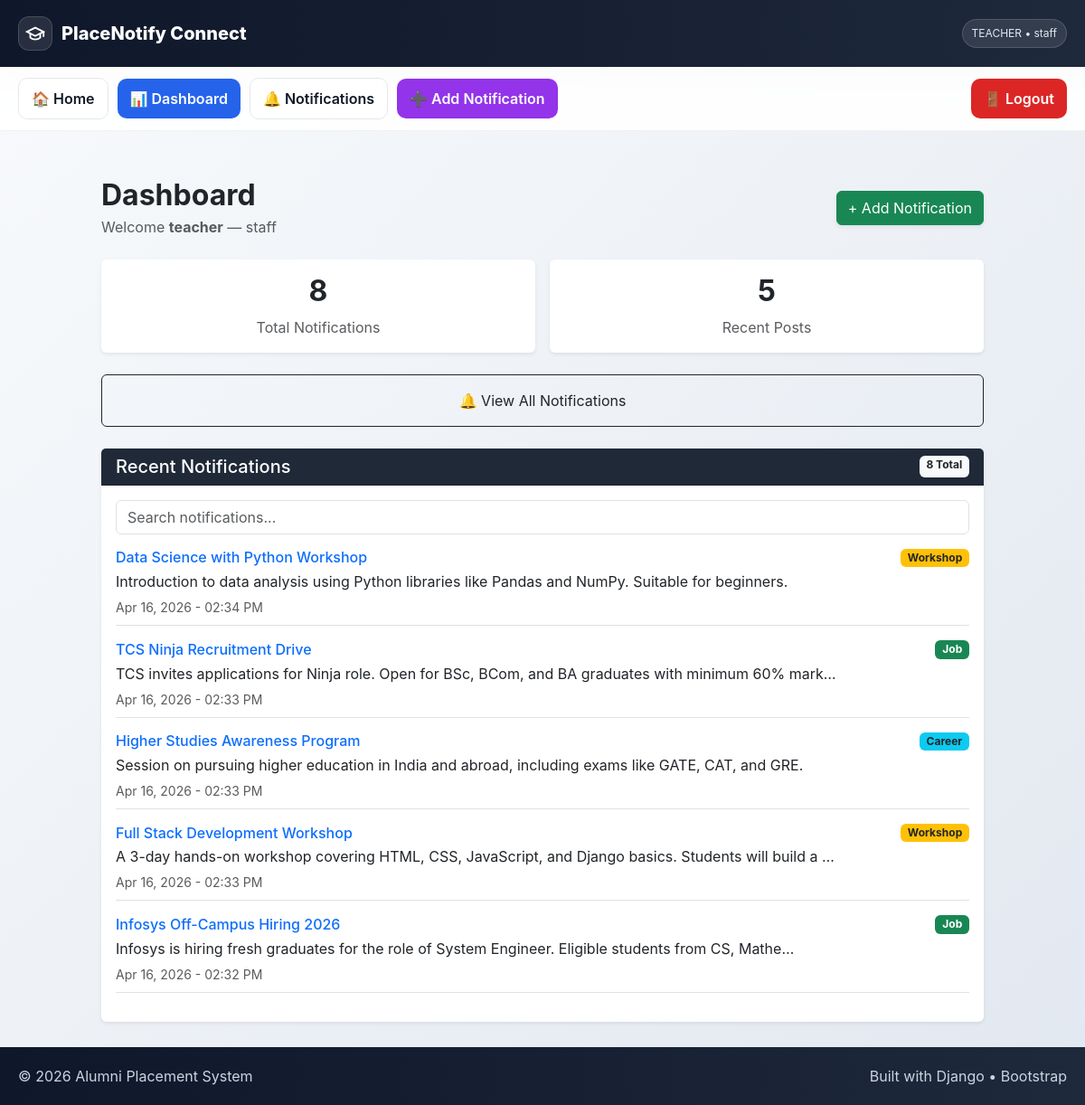
The page /teacher-dashboard/ (signed in) on the database its author committed.
### mainapp/models.py (models this page shows, shortened)
class Teacher(models.Model):
    ROLE_CHOICES = (
        ('HOD', 'HOD'),
        ('TEACHER', 'Teacher'),
    )
    user = models.OneToOneField(User, on_delete=models.CASCADE)
    department = models.ForeignKey(Department, on_delete=models.CASCADE)
    role = models.CharField(max_length=10, choices=ROLE_CHOICES)

class Department(models.Model):
    name = models.CharField(max_length=100)

class Notification(models.Model):
    NOTIFICATION_TYPES = (
        ('career', 'Career Guidance'),
        ('exam', 'Exams'),
        ('job', 'Job Opportunity'),
        ('workshop', 'Workshops'),
    )
    title = models.CharField(max_length=200)
    message = models.TextField()
    notification_type = models.CharField(
        max_length=20,
        choices=NOTIFICATION_TYPES,
        default='career'
    )
    department = models.ForeignKey(Department, on_delete=models.CASCADE)
    created_by = models.ForeignKey(User, on_delete=models.CASCADE)
    created_at = models.DateTimeField(auto_now_add=True)

### mainapp/views.py (the view)
# urls.py: path('teacher-dashboard/', views.teacher_dashboard, name='teacher_dashboard'),
@login_required
def teacher_dashboard(request):
    teacher = request.user.teacher
    notifications = Notification.objects.filter(
        department=teacher.department
    ).order_by('-created_at')
    notification_count = notifications.count()
    recent_notifications = notifications[:5]
    return render(request, 'teacher_dashboard.html', {
        'notifications': notifications,
        'notification_count': notification_count,
        'recent_notifications': recent_notifications,
    })

### mainapp/templates/teacher_dashboard.html (shortened to what this page needs)
{% extends "base.html" %}
{% block content %}
<div class="container mt-4" style="max-width: 1000px;">
  <div class="d-flex justify-content-between align-items-center mb-4">
    <div>
      <h2 class="fw-bold mb-1">Dashboard</h2>
      <p class="text-muted mb-0">
        Welcome <strong>{{ user.username }}</strong>
        {% if user.teacher %}
          — {{ user.teacher.department.name }}
        {% endif %}
      </p>
    </div>
    <a href="{% url 'add_notification' %}" class="btn btn-success shadow-sm">
      + Add Notification
    </a>
  </div>
  <div class="row g-3 mb-4">
    <div class="col-md-6">
      <div class="card text-center shadow-sm border-0 p-3">
        <h2 class="fw-bold">{{ notification_count }}</h2>
        <p class="text-muted mb-0">Total Notifications</p>
      </div>
    </div>
    <div class="col-md-6">
      <div class="card text-center shadow-sm border-0 p-3">
        <h2 class="fw-bold">{{ recent_notifications|length }}</h2>
        <p class="text-muted mb-0">Recent Posts</p>
      </div>
    </div>
  </div>
  <div class="mb-4">
    <a href="{% url 'notifications' %}" class="btn btn-outline-dark w-100 p-3">
      🔔 View All Notifications
    </a>
  </div>
  <div class="card shadow-sm border-0">
    <div class="card-header text-white d-flex justify-content-between"
         style="background:#1f2937;">
      <h5 class="mb-0">Recent Notifications</h5>
      <span class="badge bg-light text-dark">
        {{ notification_count }} Total
      </span>
    </div>
    <div class="card-body">
      <div class="mb-3">
        <input type="text" id="searchInput" class="form-control"
               placeholder="Search notifications...">
      </div>
      <div id="notificationList">
        {% for notification in recent_notifications %}
          <div class="border-bottom pb-2 mb-3 notification-item">
            <h6 class="mb-1 text-primary d-flex justify-content-between align-items-center">
              {{ notification.title }}
              <span class="badge
                {% if notification.notification_type == 'job' %}bg-success
                {% elif notification.notification_type == 'exam' %}bg-primary
                {% elif notification.notification_type == 'workshop' %}bg-warning text-dark
                {% elif notification.notification_type == 'career' %}bg-info text-dark
                {% else %}bg-secondary
                {% endif %}
              ">
                {{ notification.notification_type|title }}
              </span>
            </h6>
            <p class="mb-1 notification-text">
              {{ notification.message|truncatechars:100 }}
            </p>
            <small class="text-muted">
              {{ notification.created_at|date:"M d, Y - h:i A" }}
            </small>
          </div>
        {% empty %}
          <div class="alert alert-info text-center mb-0">
            No notifications yet.
          </div>
        {% endfor %}
      </div>
    </div>
  </div>
</div>
{% endblock %}

### mainapp/templates/base.html (shortened to what this page needs)
<!DOCTYPE html>
<html lang="en">
<head>
  <link href="https://cdn.jsdelivr.net/npm/bootstrap@5.3.2/dist/css/bootstrap.min.css" rel="stylesheet">
</head>
<body>
<header class="top-header">
  <div class="wrap">
    <div class="brand">
      <div class="logo">
        <svg width="22" height="22" viewBox="0 0 24 24" fill="none" stroke="white" stroke-width="2">
          <path d="M22 10v6M2 10l10-5 10 5-10 5z"></path>
          <path d="M6 12v5c3 3 9 3 12 0v-5"></path>
        </svg>
      </div>
      <h1>PlaceNotify Connect</h1>
    </div>
    {% if user.is_authenticated and user.teacher %}
      <div class="role-pill">
        {{ user.teacher.role }} • {{ user.teacher.department.name }}
      </div>
    {% endif %}
  </div>
</header>
<div class="nav-shell">
  <div class="wrap">
    <div class="nav-left">
      <a href="/" class="nav-btn">🏠 Home</a>
      {% if user.is_authenticated and user.teacher %}
        {% if user.teacher.role == "HOD" %}
          <a href="{% url 'hod_dashboard' %}" class="nav-btn primary">📊 Dashboard</a>
        {% elif user.teacher.role == "TEACHER" %}
          <a href="{% url 'teacher_dashboard' %}" class="nav-btn primary">📊 Dashboard</a>
        {% endif %}
      {% endif %}
      <a href="{% url 'notifications' %}" class="nav-btn">🔔 Notifications</a>
      {% if user.is_authenticated and user.teacher %}
        {% if user.teacher.role == "TEACHER" %}
          <a href="{% url 'add_notification' %}" class="nav-btn purple">➕ Add Notification</a>
        {% endif %}
      {% endif %}
    </div>
    <div class="nav-right">
      {% if user.is_authenticated %}
        <form method="post" action="{% url 'logout' %}">
          <button type="submit" class="nav-btn danger">🚪 Logout</button>
        </form>
      {% else %}
        <a href="{% url 'login' %}" class="nav-btn dark">🔐 Login</a>
      {% endif %}
    </div>
  </div>
</div>
<main>
  {% block content %}{% endblock %}
</main>
<footer>
  <div class="wrap">
    <div>© 2026 Alumni Placement System</div>
    <div>Built with Django • Bootstrap</div>
  </div>
</footer>
</body>
</html>

### mainapp/templates/base.html (style rules this page uses)
:root { --dark-1:#0f172a; --dark-2:#1e293b; --slate:#334155; --bg1:#f8fafc; --bg2:#e2e8f0; --primary:#2563eb; --purple:#9333ea; --danger:#dc2626; --muted:#64748b; }
* { margin:0; padding:0; box-sizing:border-box; }
body { font-family: -apple-system, BlinkMacSystemFont, 'Segoe UI', sans-serif; background: linear-gradient(to bottom right, var(--bg1), var(--bg2)); min-height: 100vh; display:flex; flex-direction:column; }
.top-header { background: linear-gradient(to right, var(--dark-1), var(--dark-2)); color:#fff; padding:18px 0; box-shadow: 0 10px 25px rgba(0,0,0,0.15); }
.wrap { max-width:1200px; margin:0 auto; padding:0 20px; display:flex; align-items:center; justify-content:space-between; gap:16px; }
.brand { display:flex; align-items:center; gap:10px; }
.logo { width:38px; height:38px; display:grid; place-items:center; border-radius:12px; background: rgba(255,255,255,0.1); border: 1px solid rgba(255,255,255,0.15); }
.brand h1 { font-size:20px; font-weight:800; margin:0; }
.role-pill { font-size:12px; padding:6px 10px; border-radius:999px; background: rgba(255,255,255,0.10); border: 1px solid rgba(255,255,255,0.15); color:#e2e8f0; }
.nav-shell { position: sticky; top:0; z-index:100; background: rgba(255,255,255,0.9); backdrop-filter: blur(10px); border-bottom:1px solid rgba(0,0,0,0.05); }
.nav-shell .wrap { padding:12px 20px; flex-wrap:wrap; }
.nav-left, .nav-right { display:flex; gap:10px; flex-wrap:wrap; align-items:center; }
.nav-btn { padding:10px 14px; border-radius:10px; font-weight:600; text-decoration:none; border:1px solid #e5e7eb; background:#fff; color:#111827; transition:0.2s; }
.primary { background:var(--primary); color:#fff; border:none; }
.purple { background:var(--purple); color:#fff; border:none; }
.danger { background:var(--danger); color:#fff; border:none; }
main { flex:1; max-width:1200px; margin:28px auto; padding:0 20px; width:100%; }
footer { margin-top:auto; background: linear-gradient(to right, var(--dark-1), var(--dark-2)); color:#cbd5e1; padding:20px 0; }
footer .wrap { justify-content:space-between; }

### rows shown on the page
Notification: title "Data Science with Python Workshop", notification_type "Workshop", message "Introduction to data analysis using Python libraries like Pandas and NumPy. Suitable for beginners.", created_at "Apr 16, 2026 - 02:34 PM"
Notification: title "TCS Ninja Recruitment Drive", notification_type "Job", message "TCS invites applications for Ninja role. Open for BSc, BCom, and BA graduates with minimum 60% mark…", created_at "Apr 16, 2026 - 02:33 PM"
Notification: title "Higher Studies Awareness Program", notification_type "Career", message "Session on pursuing higher education in India and abroad, including exams like GATE, CAT, and GRE.", created_at "Apr 16, 2026 - 02:33 PM"
Notification: title "Full Stack Development Workshop", notification_type "Workshop", message "A 3-day hands-on workshop covering HTML, CSS, JavaScript, and Django basics. Students will build a …", created_at "Apr 16, 2026 - 02:33 PM"
Notification: title "Infosys Off-Campus Hiring 2026", notification_type "Job", message "Infosys is hiring fresh graduates for the role of System Engineer. Eligible students from CS, Mathe…", created_at "Apr 16, 2026 - 02:32 PM"

### other values the page prints
{{ user.teacher.role }} "TEACHER"
{{ user.teacher.department.name }} "staff"
{{ user.username }} "teacher"
{{ notification_count }} "8"
{{ recent_notifications|length }} "5"
